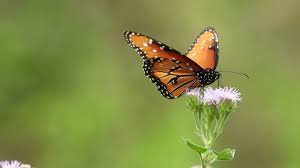
#> input picture Colorspaces/img/butterfly.jpg, 300 x 168 px
$ python main.py
#> lines starting #> are read from the running program, lines starting #| are printed output that depends on the picture
import os
import cv2

img = cv2.imread(os.path.join('.','img','butterfly.jpg'))
#> img is the input picture: shape (168, 300, 3); mean B, G, R 72.3, 140.9, 131
img_rgb = cv2.cvtColor(img, cv2.COLOR_BGR2RGB)
img_gray = cv2.cvtColor(img, cv2.COLOR_BGR2GRAY)
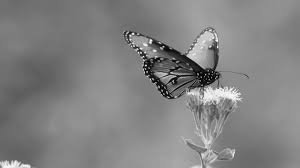
#> img_gray: shape (168, 300); min 0, max 254, mean 130.1
img_hsv = cv2.cvtColor(img, cv2.COLOR_BGR2HSV)
#> img_hsv: shape (168, 300, 3); mean H, S, V 35.3, 129.3, 144.8
cv2.imshow('img', img)
cv2.imshow('img_rgb', img_rgb)
cv2.imshow('img_gray', img_gray)
cv2.imshow('img_hsv', img_hsv)
print(f"gray image channel :{img_gray.shape}")
#| gray image channel :(168, 300)
print(f"hsv image channel :{img_hsv.shape}")
#| hsv image channel :(168, 300, 3)

cv2.waitKey(0)

$ run again, with Colorspaces/img/Dog.jpg copied over Colorspaces/img/butterfly.jpg
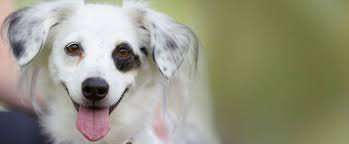
#> input picture Colorspaces/img/Dog.jpg, 349 x 144 px
#> img is the input picture: shape (144, 349, 3); mean B, G, R 129.8, 150, 150.2
#> `img_gray = cv2.cvtColor(img, cv2.COLOR_BGR2GRAY)`:
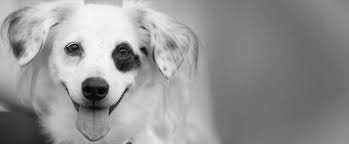
#> img_gray: shape (144, 349); min 1, max 252, mean 147.8
#> img_hsv: shape (144, 349, 3); mean H, S, V 55.9, 53.4, 154.3
#| gray image channel :(144, 349)
#| hsv image channel :(144, 349, 3)
